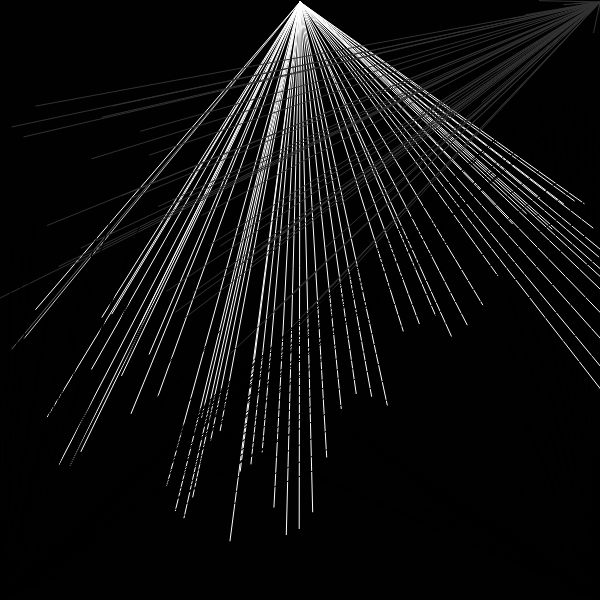
Frame 1 (no input)
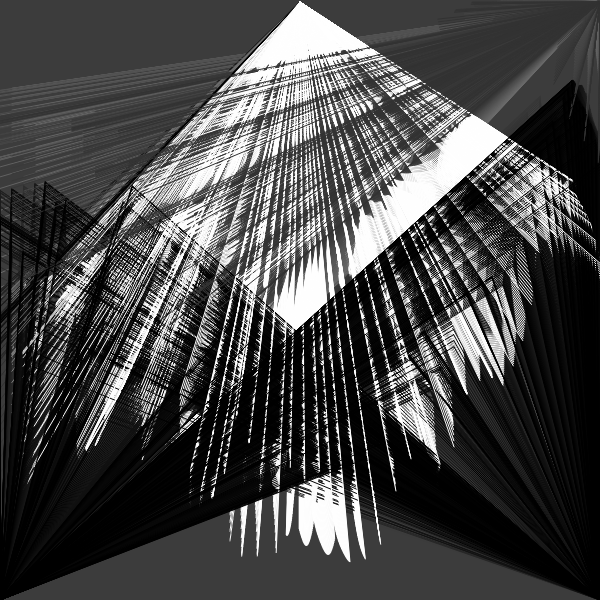
Frame 60 (no input)
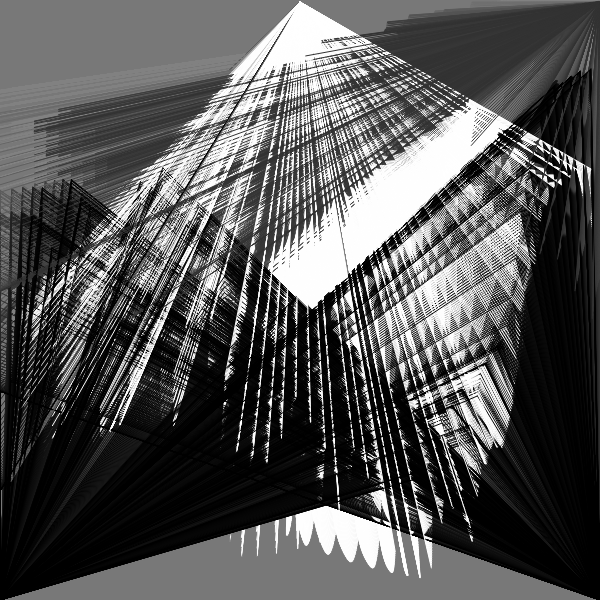
Frame 120 (the mouse pressed at the canvas centre since frame 60)

The p5.js sketch that drew these frames (run headless with seeded random() and noise() and a simulated clock; from frame 60 on, the mouse is pressed at the canvas centre):

// p5.js sketch
// ── sketch.js
/*
ref.
A trick to get looping curves with lerp and delay
https://necessarydisorder.wordpress.com/2018/03/31/a-trick-to-get-looping-curves-with-lerp-and-delay/
*/


const CYCLE = 480;
const VERT_NUM = 3000;
let DELAY_FACTOR = 1.3;


function setup() {

    const s = min(windowWidth , windowHeight);
  createCanvas(s,s); 
  w = 600;
  var canvas;
    if(windowWidth>=600 && windowHeight >=600){
      canvas = createCanvas(600, 600);
    }
    else{
      canvas = createCanvas(windowWidth, windowHeight - 100);
    }

  var x = (windowWidth - width) / 2;
  var y = (windowHeight - height) / 2;

  canvas.position(x, y);
  background(0);
  noStroke();



}

function x1(t){
  return  (cos(TAU * t) - 1) * height * 0.0;
}
function y1(t){
  return 0.5 * width + width * (noise(sin(TAU * t) * 2) - 0.5);
}
 
function x2(t){
  return (cos(TAU * t) + 1) * width * 0.1 + width;
}
function y2(t){
  return 0.5 * width - 0.4 * width * cos(TAU * t);
  
}
 

function draw(){
  
  const frameRatio = frameCount % CYCLE / CYCLE;
  
  const w = 50;
  strokeJoin(ROUND);
  noFill();
  background(200, 1);

    for(let i=0;i< VERT_NUM; i+=50){
    stroke(0);
    fill(0)

    const vertRatio = (i / VERT_NUM) % 1;
    let x = lerp(x1(frameRatio - DELAY_FACTOR * vertRatio), x2(frameRatio - DELAY_FACTOR * (20 - vertRatio)), vertRatio);
    let y = lerp(y1(frameRatio - DELAY_FACTOR * vertRatio*2), y2(frameRatio - DELAY_FACTOR * ( vertRatio)), vertRatio);
    line(x, y , width, height);

  }


  for(let i=0;i< VERT_NUM; i+=50){
    stroke(i*2);
  fill(0, 10)

    const vertRatio = (i / VERT_NUM) % 1;
    let x = lerp(x1(frameRatio - DELAY_FACTOR * vertRatio*10), x2(frameRatio - DELAY_FACTOR * (20 - vertRatio)), vertRatio);
    let y = lerp(y1(frameRatio - DELAY_FACTOR * vertRatio*2), y2(frameRatio - DELAY_FACTOR * ( vertRatio)), vertRatio);
    line(x, y + 100, width/2, 2);

  }


  for(let i=0;i< VERT_NUM; i+=50){
    stroke(50);
  fill(255, 10)

    const vertRatio = (i / VERT_NUM) % 1;
    let x = lerp(x1(frameRatio - DELAY_FACTOR * vertRatio), x2(frameRatio - DELAY_FACTOR * (vertRatio)), vertRatio);
    let y = lerp(y1(frameRatio - DELAY_FACTOR * vertRatio*-2), y2(frameRatio - DELAY_FACTOR * (500 - vertRatio)), vertRatio);
    line(x, y - 100, width, 2);

  }

  for(let i=0;i< VERT_NUM; i+=50){
    stroke(0);
    fill(0)

    const vertRatio = (i / VERT_NUM) % 1;
    let x = lerp(x1(frameRatio - DELAY_FACTOR * vertRatio), x2(frameRatio - DELAY_FACTOR * (20 - vertRatio)), vertRatio);
    let y = lerp(y1(frameRatio - DELAY_FACTOR * vertRatio*2), y2(frameRatio - DELAY_FACTOR * ( vertRatio)), vertRatio);
    line(x, y , 0, height);

  }

}


function createCols(_url) {
  let slash_index = _url.lastIndexOf('/');
  let pallate_str = _url.slice(slash_index + 1);
  let arr = pallate_str.split('-');
  for (let i = 0; i < arr.length; i++) {
    arr[i] = '#' + arr[i];
  }
  return arr;
}
